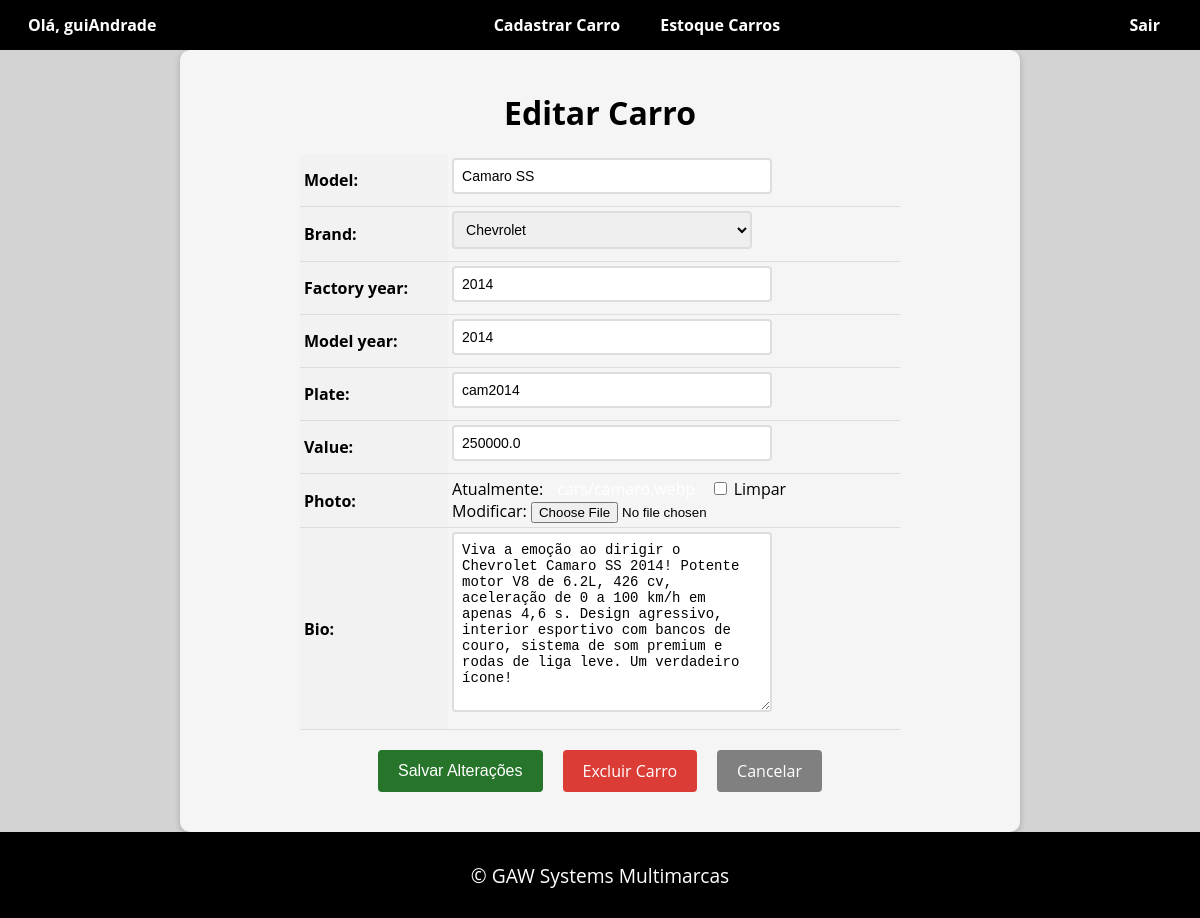
The page /car/24/update/ (signed in) on the database its author committed.
### cars/models.py (models this page shows, shortened)
class Car(models.Model):
    id = models.AutoField(primary_key=True)
    model = models.CharField(max_length=200)
    brand = models.ForeignKey(Brand, on_delete=models.PROTECT, related_name='car_brand')
    factory_year = models.IntegerField(blank=True, null=True)
    model_year = models.IntegerField(blank=True, null=True)
    plate = models.CharField(max_length=10, blank=True, null=True)
    value = models.FloatField(blank=True, null=True)
    photo = models.ImageField(upload_to='cars/', blank=True, null=True)
    bio = models.TextField(blank=True, null=True)

### cars/views.py (the view, shortened to what this page needs)
# urls.py: path('car/<int:pk>/update/', CarUpdateView.as_view(), name='car_update'),
@method_decorator(login_required(login_url='login'), name='dispatch')
class CarUpdateView(UpdateView):
    model = Car
    form_class = CarModelForm
    template_name = 'car_update.html'

### cars/forms.py (shortened to what this page needs)
class CarModelForm(forms.ModelForm):
    class Meta:
        model = Car # Um form em cima da tabela car
        fields = '__all__' # herda todos os campos do model car

### cars/models.py (called while the page is built)
    def __str__(self):
        return self.name

### cars/templates/car_update.html (shortened to what this page needs)
{% extends "base.html" %}
{% block content %}
    <form method="post" enctype="multipart/form-data">
        <h1>Editar Carro</h1>
        <table>
        {{ form.as_table }}
        </table>
        <div>
            <div class="buttons-container">
                <input type="submit" value="Salvar Alterações" class="btn btn-primary">
                <a href="{% url 'car_delete' pk=object.pk %}" class="btn btn-danger">Excluir Carro</a>
                <a href="{% url 'cars_list' %}" class="btn btn-secondary">Cancelar</a>
            </div>
        </div>
    </form>
{% endblock %}

### app/templates/base.html (shortened to what this page needs)
<!DOCTYPE html>
<html lang="pt-br">
<head>
</head>
<body>
    <div class="wrapper">
        <header>
            <nav>
                <div class="nav-left">
                    {% if user.is_authenticated %}
                        <span>Olá, {{ user.username }}</span>
                    {% endif %}
                </div>
                <div class="nav-center">
                    <ul>
                        {% if user.is_authenticated %}
                            <li><a href="{% url 'new_car' %}">Cadastrar Carro</a></li>
                        {% endif %}
                        <li><a href="{% url 'cars_list' %}">Estoque Carros</a></li>
                    </ul>
                </div>
                <div class="nav-right">
                    <ul>
                        {% if not user.is_authenticated %}
                        <li><a href="{% url 'login' %}">Login</a></li>
                            <li><a href="{% url 'register' %}">Cadastre-se</a></li>
                        {% else %}
                            <li><a href="{% url 'logout' %}">Sair</a></li>
                        {% endif %}
                    </ul>
                </div>
            </nav>
        </header>
        <main>
            {% block content %}
            {% endblock %}
        </main>
        <footer>
            <p>&copy; GAW Systems Multimarcas</p>
        </footer>
    </div>
</body>
</html>

### app/templates/base.html (style rules this page uses)
html, body { height: 100%; margin: 0; padding: 0; }
body { font-family: 'Open Sans', sans-serif; background-color: lightgrey; color: black; }
.wrapper { min-height: 100vh; display: flex; flex-direction: column; }
header { background-color: black; color: #fff; }
footer { background-color: black; color: white; padding: 10px; text-align: center; font-size: 1.2em; margin-top: auto; }
nav { background-color: black; color: #fff; font-weight: bold; height: 50px; display: flex; justify-content: space-between; align-items: center; padding: 0 20px; }
.nav-left, .nav-center, .nav-right { display: flex; align-items: center; }
.nav-center ul, .nav-right ul { display: flex; margin: 0; padding: 0; list-style: none; }
li { margin: 0 10px; }
a { color: #fff; text-decoration: none; font-size: 16px; padding: 10px; transition: all 0.3s ease; }
.nav-left span { font-size: 16px; padding: 8px; }

### cars/templates/car_update.html (style rules this page uses)
form { max-width: 800px; margin: 0 auto; padding: 20px; background-color: #f5f5f5; border-radius: 10px; box-shadow: 0 2px 6px rgba(0, 0, 0, 0.2); }
form h1 { font-size: 2rem; margin-bottom: 20px; text-align: center; }
table { margin: 0 auto; border-collapse: collapse; width: 100%; max-width: 600px; }
th, td { padding: 4px; text-align: left; border-bottom: 1px solid #ddd; }
th { background-color: #f2f2f2; }
input[type="text"], input[type="number"], select, textarea { padding: 8px; font-size: 14px; border: 2px solid #ddd; border-radius: 4px; width: 100%; max-width: 300px; margin-bottom: 8px; transition: border-bottom-color 0.3s ease-in-out; }
.btn { background-color: #0096c7; color: #fff; border: none; padding: 10px 20px; font-size: 16px; border-radius: 4px; cursor: pointer; transition: background-color 0.3s ease-in-out; }
.buttons-container { display: flex; justify-content: center; margin-top: 20px; margin-bottom: 20px; }
.btn { display: inline-block; background-color: #26752A; color: #fff; border: none; padding: 10px 20px; font-size: 16px; border-radius: 4px; cursor: pointer; transition: background-color 0.3s ease-in-out; margin: 0 10px; }
.btn-secondary { background-color: gray; text-decoration: none !important; }
.btn-danger { background-color: #dc3c36; text-decoration: none !important; }
a { text-decoration: none !important; }

### rows shown on the page
Car: model "Camaro SS", brand "Chevrolet", factory_year "2014", model_year "2014", plate "cam2014", value "250000.0", bio "Viva a emoção ao dirigir o Chevrolet Camaro SS 2014! Potente motor V8 de 6.2L, 426 cv, aceleração de 0 a 100 km/h em apenas 4,6 s. Design agressivo, interior esportivo com bancos de couro, sistema de som premium e rodas de liga leve. Um verdadeiro ícone!"

### other values the page prints
{{ user.username }} "guiAndrade"
